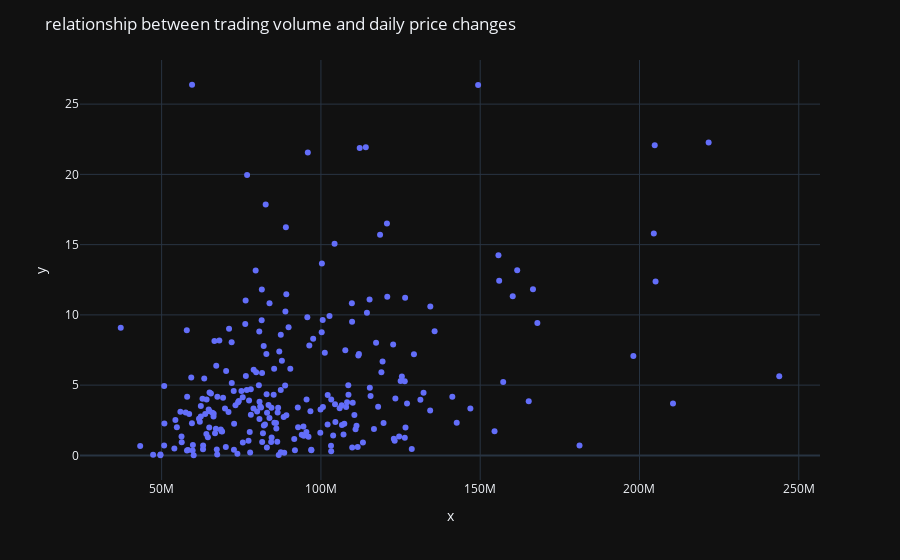

Write notebook code for a chart like this one.
### Code cell
# Is there a relationship between trading volume and daily price changes? (Scatter Plot)
df1["daily change"]=abs(df1["Close"]-df1["Open"])

fig=px.scatter(x=df1["Volume"],y=df1["daily change"])
fig.update_layout(title="relationship between trading volume and daily price changes",
                 template="plotly_dark")
fig.write_image("scatter.png")
fig.show()

### Figure 1 — Plotly figure (JSON) as saved in the notebook; plotly's stock layout.template omitted (floating-point values rounded to 4 significant figures; data arrays with more than 128 entries replaced by an {"elided": "..."} marker saying what was removed)
{"data": [{"hovertemplate": "x=%{x}<br>y=%{y}<extra></extra>", "legendgroup": "", "marker": {"color": "#636efa", "symbol": "circle"}, "mode": "markers", "name": "", "orientation": "v", "showlegend": false, "type": "scatter", "x": {"elided": "249 int values"}, "xaxis": "x", "y": {"elided": "249 float values"}, "yaxis": "y"}], "layout": {"autosize": true, "legend": {"tracegroupgap": 0}, "margin": {"t": 60}, "title": {"text": "relationship between trading volume and daily price changes"}, "xaxis": {"anchor": "y", "autorange": true, "domain": [0, 1], "range": [24660000.0, 256400000.0], "title": {"text": "x"}, "type": "linear"}, "yaxis": {"anchor": "x", "autorange": true, "domain": [0, 1], "range": [-2.032, 28.42], "title": {"text": "y"}, "type": "linear"}}}
